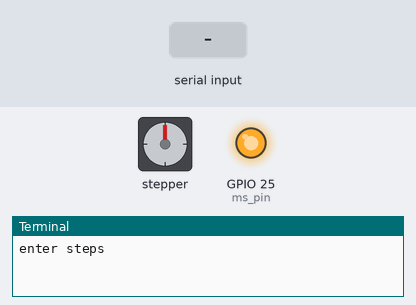
The program below on a simulated Raspberry Pi (BCM pin numbers). Shown: stepper motor, output pins drawn as LEDs (lit = HIGH), the last lines printed to the terminal. The inputs (shaded band) are chosen by the test bench. The stepper is drawn at 200 steps a turn; pins used as bus, display or sensor lines are not drawn.

Above: at 1.2 s.
1.3 s: "90" typed at the terminal, then Enter
At 3.1 s:
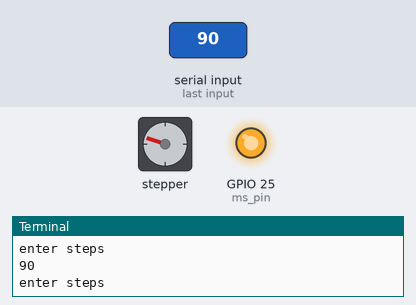
3.5 s: "5" typed at the terminal, then Enter
At 4.2 s:
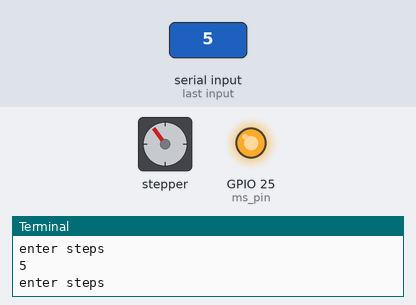
5.0 s: "200" typed at the terminal, then Enter
At 5.45 s:
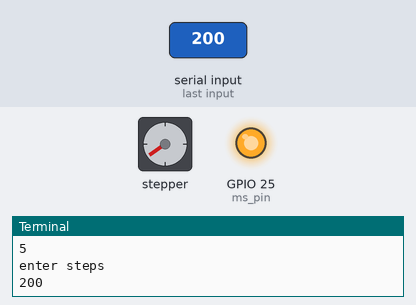
8.0 s: "90" typed at the terminal, then Enter
At 9.4 s:
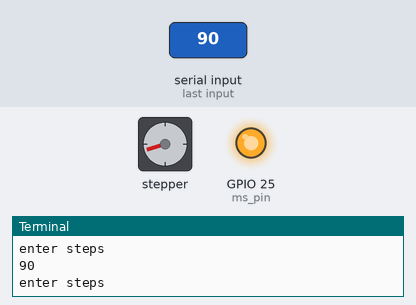
10.2 s: "200" typed at the terminal, then Enter
At 10.65 s:
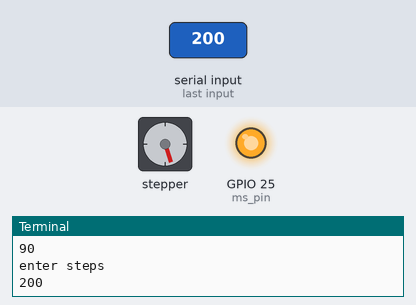
Timing chart, 0 to 13.3 s (numbered marks = the images above; inputs shaded):
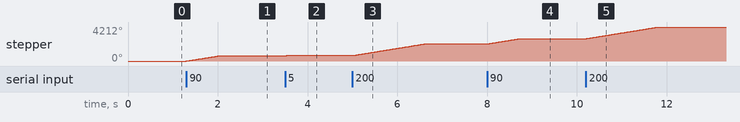

Measured:
- after the input at 1.3 s, stepper: turns 648° clockwise in 0.74 s, starting at once
- after the input at 3.5 s, stepper: turns 36° clockwise, starting at once
- after the input at 5.0 s, stepper: turns 1440° clockwise in 1.6 s, starting at once
- after the input at 8.0 s, stepper: turns 648° clockwise in 0.74 s, starting at once
- after the input at 10.2 s, stepper: turns 1440° clockwise in 1.6 s, starting at once

The program:

stepper_angle.py
```python
import RPi.GPIO as GPIO
import time

def turn_stepper(num_steps):
    for i in range(num_steps*4):
        GPIO.output(step_pin,GPIO.HIGH)
        time.sleep(0.001)
        GPIO.output(step_pin,GPIO.LOW)
        time.sleep(0.001)

dir_pin = 24
step_pin = 23
ms_pin = 25

GPIO.setmode(GPIO.BCM)
GPIO.setup(dir_pin,GPIO.OUT)
GPIO.setup(step_pin,GPIO.OUT)
GPIO.setup(ms_pin,GPIO.OUT)

GPIO.output(ms_pin,GPIO.HIGH)

#GPIO.output(dir_pin,GPIO.LOW)
GPIO.output(dir_pin,GPIO.HIGH)

try:
	while True:
		steps = int(input('enter steps'))
		if 0 <= steps <= 200:
			turn_stepper(num_steps=steps)
		else:
			print('try again')

except KeyboardInterrupt:
	GPIO.cleanup()
```
